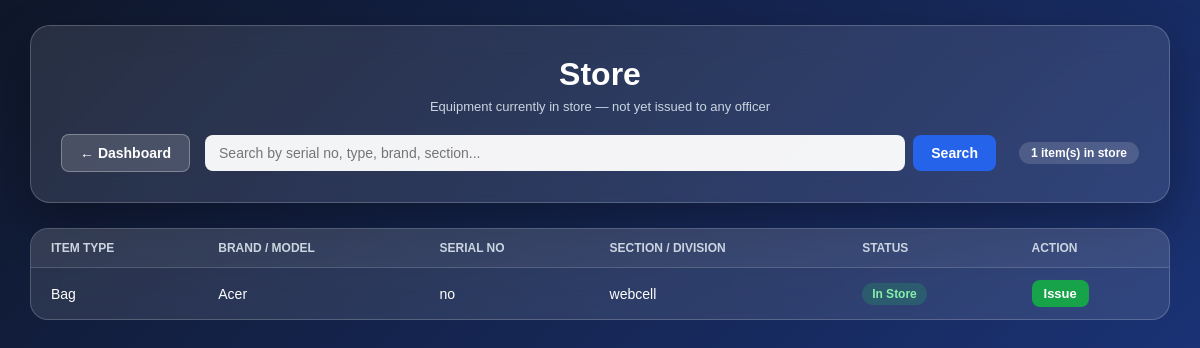
Screenshot of /store.php (signed in) with the database file from the repository.
### tables this page shows
CREATE TABLE `equipment` (
  `id` int(11) NOT NULL,
  `item_name` varchar(100) NOT NULL DEFAULT '',
  `asset_number` varchar(50) NOT NULL,
  `item_type` varchar(50) NOT NULL,
  `brand_model` varchar(100) NOT NULL,
  `status` enum('Available','Issued','Workshop') NOT NULL DEFAULT 'Available',
  `section_division` varchar(100) NOT NULL,
  `date_added` date NOT NULL,
  `created_at` timestamp NOT NULL DEFAULT current_timestamp()
);

### store.php (the view, shortened to what this page needs)
<?php
require_once "db.php";
$search = trim($_GET['search'] ?? '');
$sql = "SELECT * FROM equipment WHERE status = 'Available'";
$params = [];
$sql .= " ORDER BY item_type, asset_number";
$stmt = $pdo->prepare($sql);
$stmt->execute($params);
$stock = $stmt->fetchAll(PDO::FETCH_ASSOC);
?>
<!DOCTYPE html>
<html lang="en">
<head>
</head>
<body>
    <div class="container">
        <div class="top-panel">
            <h1>Store</h1>
            <p class="subtitle">Equipment currently in store — not yet issued to any officer</p>
            <div class="top-bar">
                <a href="dashboard.php" class="btn btn-back">&larr; Dashboard</a>
                <form class="search-form" method="GET" action="">
                    <input type="text" name="search" placeholder="Search by serial no, type, brand, section..." value="<?php echo htmlspecialchars($search); ?>">
                    <button type="submit" class="btn btn-primary">Search</button>
                </form>
                <span class="count-pill"><?php echo count($stock); ?> item(s) in store</span>
            </div>
        </div>
        <?php if (count($stock) === 0): ?>
            <div class="empty">No equipment currently in store — everything is issued out.</div>
        <?php else: ?>
        <div class="store-box">
            <table>
                <thead>
                    <tr>
                        <th>Item Type</th>
                        <th>Brand / Model</th>
                        <th>Serial No</th>
                        <th>Section / Division</th>
                        <th>Status</th>
                        <th>Action</th>
                    </tr>
                </thead>
                <tbody>
                    <?php foreach ($stock as $s): ?>
                    <tr>
                        <td data-label="Item Type"><?php echo htmlspecialchars($s['item_type']); ?></td>
                        <td data-label="Brand / Model"><?php echo htmlspecialchars($s['brand_model']); ?></td>
                        <td data-label="Serial No"><?php echo htmlspecialchars($s['asset_number']); ?></td>
                        <td data-label="Section"><?php echo htmlspecialchars($s['section_division']); ?></td>
                        <td data-label="Status"><span class="status-badge">In Store</span></td>
                        <td data-label="Action">
                            <a href="issue_equipment.php" class="btn btn-issue">Issue</a>
                        </td>
                    </tr>
                    <?php endforeach; ?>
                </tbody>
            </table>
        </div>
        <?php endif; ?>
    </div>
</body>
</html>

### store.php (style rules this page uses)
* { margin: 0; padding: 0; box-sizing: border-box; font-family: Arial, sans-serif; }
body { min-height: 100vh; background: linear-gradient(135deg, #0f172a, #1e3a8a); padding: 25px 30px; }
.container { width: 100%; max-width: none; margin: 0; }
.top-panel { background: rgba(255, 255, 255, 0.1); backdrop-filter: blur(15px); border-radius: 20px; border: 1px solid rgba(255, 255, 255, 0.2); padding: 30px; box-shadow: 0 20px 50px rgba(0, 0, 0, 0.3); margin-bottom: 25px; }
h1 { color: white; margin-bottom: 6px; text-align: center; }
.subtitle { color: #cbd5e1; text-align: center; font-size: 13px; margin-bottom: 20px; }
.top-bar { display: flex; justify-content: space-between; align-items: center; gap: 15px; flex-wrap: wrap; }
form.search-form { display: flex; gap: 8px; flex: 1; min-width: 250px; }
input[type="text"] { flex: 1; padding: 10px 14px; border: none; border-radius: 8px; outline: none; background: rgba(255, 255, 255, 0.95); font-size: 14px; }
.btn { padding: 10px 18px; border: none; border-radius: 8px; font-size: 14px; font-weight: bold; cursor: pointer; text-decoration: none; display: inline-block; transition: 0.2s; }
.btn-primary { background: #2563eb; color: white; }
.btn-back { background: rgba(255,255,255,0.15); color: white; border: 1px solid rgba(255,255,255,0.3); white-space: nowrap; }
.btn-issue { background: #16a34a; color: white; padding: 6px 12px; font-size: 13px; }
.count-pill { background: rgba(255,255,255,0.15); color: white; font-size: 12px; font-weight: bold; padding: 4px 12px; border-radius: 20px; margin-left: 8px; }
.store-box { background: rgba(255, 255, 255, 0.1); backdrop-filter: blur(15px); border-radius: 18px; border: 1px solid rgba(255, 255, 255, 0.2); overflow: hidden; }
table { width: 100%; border-collapse: collapse; color: white; }
th, td { padding: 12px 20px; text-align: left; border-bottom: 1px solid rgba(255, 255, 255, 0.08); font-size: 14px; }
th { background: rgba(255, 255, 255, 0.05); font-weight: bold; font-size: 12px; text-transform: uppercase; color: #cbd5e1; }
tbody tr:last-child td { border-bottom: none; }
.status-badge { padding: 4px 10px; border-radius: 20px; font-size: 12px; font-weight: bold; display: inline-block; background: rgba(34, 197, 94, 0.2); color: #86efac; }

### rows the page displays
equipment: item_type "Bag", brand_model "Acer", asset_number "no", section_division "webcell"

### other values shown
count($stock) "1"
